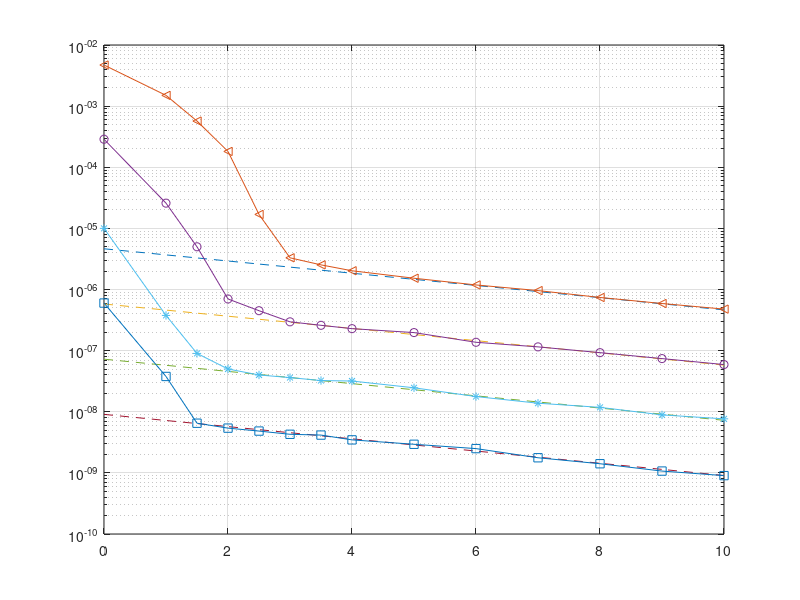

MATLAB code for this plot: (Note: this script raises an error after producing the figure.)
clear
clc
close all

load('MSE_phi_NM.mat')
load('MSE_delta_NM.mat')
load('CRVB_delta.mat')
load('CRVB_phi.mat')

MSE_delta_NM(:,2)=[];
CRVB_delta(:,2)=[];

MSE_delta_NM(1,2)=1.5e-3;
MSE_delta_NM(1,3)=5.7e-4;
MSE_delta_NM(1,6)=3.3e-6;

MSE_delta_NM(2,3)=5e-6;
MSE_delta_NM(2,4)=7e-7;
MSE_delta_NM(2,5)=4.5e-7;

MSE_delta_NM(3,1)=1e-5;
MSE_delta_NM(3,3)=9e-8;

MSE_delta_NM(4,1)=6e-7;

SNR=[0:1 1.5:0.5:4 5:10];
figure(1)
p1=semilogy(SNR,CRVB_delta(1,:),'--');
hold on
p2=semilogy(SNR,MSE_delta_NM(1,:),'-<');
hold on
semilogy(SNR,CRVB_delta(2,:),'--')
hold on
p3=semilogy(SNR,MSE_delta_NM(2,:),'-o');
hold on
semilogy(SNR,CRVB_delta(3,:),'--')
hold on
p4=semilogy(SNR,MSE_delta_NM(3,:),'-*');
hold on
semilogy(SNR,CRVB_delta(4,:),'--')
hold on
p5=semilogy(SNR,MSE_delta_NM(4,:),'-s');
hold on
grid on
[hc1,ht1,hcl1] = nice_plot(gcf); 
legend([p1 p2 p3 p4 p5],{'CRVB','L_0=32','L_0=64','L_0=128','L_0=256'})
ylabel('MSE(M\delta)')
xlabel('E_s/N_0(dB)')

MSE_phi_NM(:,2)=[];
CRVB_phi(:,2)=[];

MSE_phi_NM(1,6)=4e-2;

MSE_phi_NM(2,1)=8e-1;
MSE_phi_NM(2,3)=7e-2;

MSE_phi_NM(3,1)=2e-1;
MSE_phi_NM(3,3)=1.4e-2;

MSE_phi_NM(4,1)=7.4e-2;
MSE_phi_NM(4,3)=6e-3;

figure(2)
p1=semilogy(SNR,CRVB_phi(1,:),'--');
hold on
p2=semilogy(SNR,MSE_phi_NM(1,:),'-<');
hold on
semilogy(SNR,CRVB_phi(2,:),'--')
hold on
p3=semilogy(SNR,MSE_phi_NM(2,:),'-o');
hold on
semilogy(SNR,CRVB_phi(3,:),'--')
hold on
p4=semilogy(SNR,MSE_phi_NM(3,:),'-*');
hold on
semilogy(SNR,CRVB_phi(4,:),'--')
hold on
p5=semilogy(SNR,MSE_phi_NM(4,:),'-s');
hold on
grid on
[hc2,ht2,hcl2] = nice_plot(gcf);
legend([p1 p2 p3 p4 p5],{'CRVB','L_0=32','L_0=64','L_0=128','L_0=256'})
ylabel('MSE(\phi)')
xlabel('E_s/N_0(dB)')